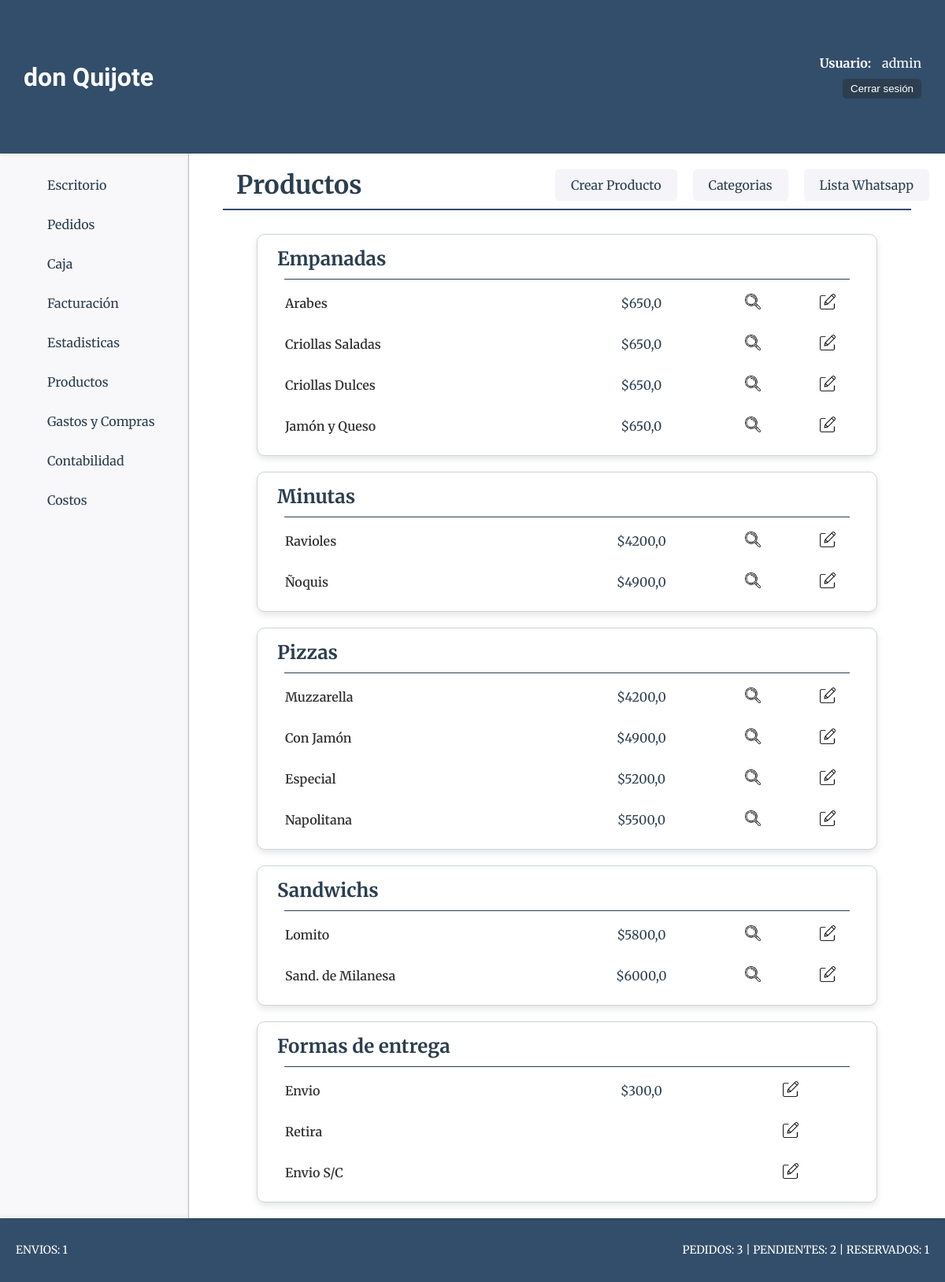
Before: /productos/ (signed in) with the older database file.
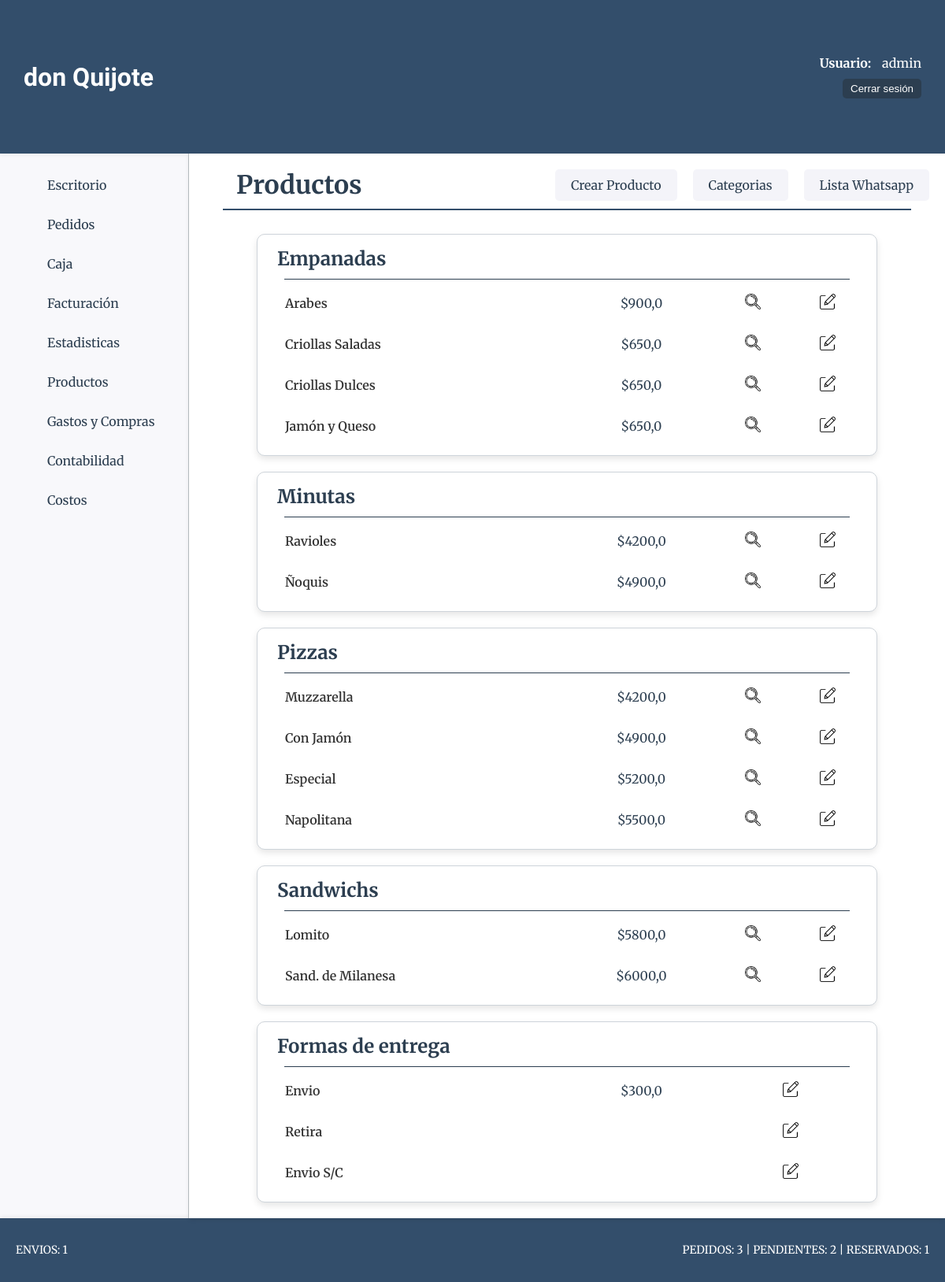
After: the same page with the newer database file.
### productos/models.py (models this page shows, shortened)
class Producto(models.Model):
    nombre=models.CharField(max_length=50, verbose_name="Nombre")
    categoria=models.ForeignKey(ProductoCategoria, on_delete=models.CASCADE, verbose_name="Categoría")
    descripcion=models.CharField(max_length=200, blank=True, null=True, verbose_name="Descripción")
    precio_unit=models.FloatField(verbose_name="P. Unitario")
    precio_media=models.FloatField(blank=True, null=True, verbose_name="P. Media")
    precio_doc=models.FloatField(blank=True, null=True, verbose_name="P. Docena")

### productos/views.py (the view)
# urls.py: path('', views.home, name = "home"),
@login_required
def home(request):
    productos = Producto.objects.select_related('categoria').order_by('categoria__nombre').all()
    categorias = ProductoCategoria.objects.all()
    forma_entrega = FormaEntrega.objects.all()
    context = {
        'object_list': productos,
        'categorias': categorias,
        'forma_entrega': forma_entrega
    }
    return render(request, 'productos/index.html', context)

### core/context_processors.py (called while the page is built)
def counter_pedidos(request):
    cant_pedidos = Pedido.objects.all().count()
    cant_entregados = Pedido.objects.filter(estado='entregado').count()
    cant_pendientes = Pedido.objects.filter(estado='pendiente').count()
    cant_reservados = Pedido.objects.filter(estado='reservado').count()
    cant_cancelado = Pedido.objects.filter(estado='cancelado').count()
    cant_pedidos = Pedido.objects.all().count() - cant_cancelado
    cant_envios = Pedido.objects.filter(forma_entrega__precio__gt=0).count() - cant_cancelado - cant_reservados
    return {
        'cant_pedidos':cant_pedidos,
        "cant_entregados":cant_entregados,
        "cant_pendientes":cant_pendientes,
        "cant_reservados":cant_reservados,
        "cant_envios":cant_envios
        }

### productos/templates/productos/index.html (shortened to what this page needs)
{% extends 'core/base.html' %}
{% load static %}
{% block css %}
    <link rel="stylesheet" href="{% static 'productos/css/styles.css' %}">
{% endblock css %}
{% block titulo %}
    {% include 'core/components/encabezado.html' with titulo_texto="Productos" %}
{% endblock titulo %}
{% block main %}
<section class="categorias-container">
    {% regroup object_list by categoria.nombre as categorias_productos %}
    {% for categoria in categorias_productos %}
        {% with categoria.grouper as nombre_categoria %}
            {% for cat in categorias %}
                {% if cat.nombre == nombre_categoria and cat.estado %}
                    <div class="card">
                        <h1 class="categoria-titulo">{{ nombre_categoria }}</h1>
                        <hr class="categoria-hr">
                        {% for producto in categoria.list %}
                            <div class="productos">
                                <p class="producto-nombre">{{ producto.nombre }}</p>
                                <p class="producto-precio">${{ producto.precio_unit }}</p>
                                <div class="producto-opc">
                                    <a href="{% url 'productos:productos_detail' producto.id %}">
                                        <img class="icono-opc" src="{% static 'productos/img/lupa.webp' %}" alt="Detalle Producto">
                                    </a>
                                    <a href="{% url 'productos:productos_update' producto.id %}">
                                        <img class="icono-opc" src="{% static 'productos/img/editar.webp' %}" alt="Editar Producto">
                                    </a>
                                </div>
                            </div>
                        {% endfor %}
                    </div>
                {% endif %}
            {% endfor %}
        {% endwith %}
    {% endfor %}
    <div class="card">
        <h1 class="categoria-titulo">Formas de entrega</h1>
        <hr class="categoria-hr">
        {% for entrega in forma_entrega %}
            <div class="productos">
                <p class="producto-nombre">{{ entrega.forma_entrega }}</p>
                {% if entrega.precio != None %}
                    <p class="producto-precio">${{ entrega.precio }}</p>
                {% endif %}
                <div class="producto-opc">
                    <a href="{% url 'pedido:formaentrega_update' entrega.id %}">
                        <img class="icono-opc" src="{% static 'productos/img/editar.webp' %}" alt="Editar Producto">
                    </a>
                </div>
            </div>
        {% endfor %}
    </div>
</section>
{% endblock main %}

Changed rows visible on the page:
changed Producto "Arabes": precio_unit "650,0" → "900,0"
